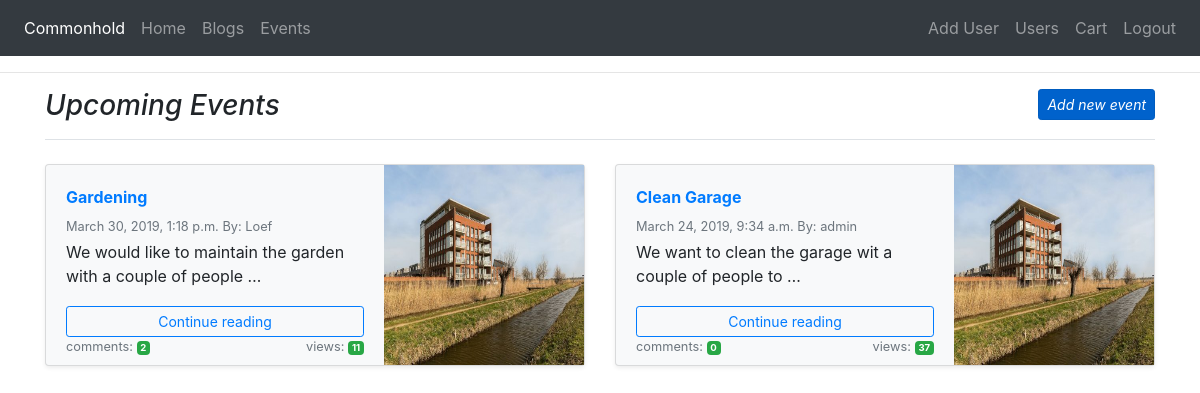
The page /events/events/ (signed in) on the database as committed earlier.
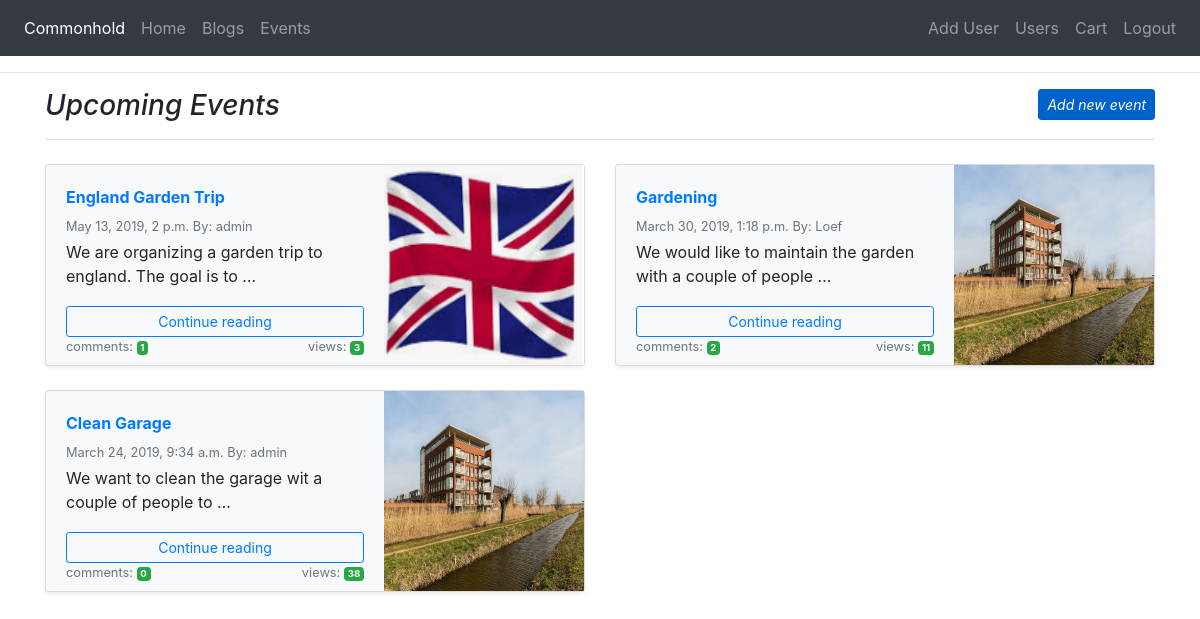
The same page on the database as committed later.
### events/models.py (models this page shows, shortened)
class Event(models.Model):
    author = models.ForeignKey(User, on_delete=models.CASCADE, related_name="event_author")
    title = models.CharField(max_length=200)
    details = models.TextField()
    location = models.CharField(max_length=200)
    views = models.IntegerField(default=0)
    price = models.DecimalField(max_digits=6, decimal_places=2)
    event_image = models.ImageField(upload_to="images", null=True, blank=True)
    scheduled_date_start = models.DateTimeField(blank=True, null=True)
    scheduled_date_end = models.DateTimeField(blank=True, null=True)
    published_date = models.DateTimeField(auto_now_add=True)

### events/views.py (the view)
@login_required
def get_events(request):
    events = Event.objects.filter(published_date__lte=timezone.now()).order_by('-published_date')
    return render(request, "eventposts.html", {'events': events})

### cart/contexts.py (called while the page is built)
def cart_contents(request):
    cart = request.session.get('cart', {})
    cart_items = []
    total = 0
    product_count = 0
    for id, quantity in cart.items():
        event = get_object_or_404(Event, pk=id)
        total += quantity * event.price
        product_count += quantity
        cart_items.append({'id':id, 'quantity': quantity, 'event': event})
    return { 'cart_items': cart_items, 'total': total,
        'product_count': product_count }

### events/templates/eventposts.html
{% extends 'base.html' %}
{% block content %}
<div class="container">
   <h3 class="pb-3 mb-4 font-italic border-bottom">
      Upcoming Events <a href="{% url 'new_event' %}" class="btn btn-primary btn-sm active floatright" role="button" aria-pressed="true">Add new event</a>
   </h3>
   <div class="row">
      {% for event in events %}
      <div class="col-md-6">
         <div class="card flex-md-row mb-4 shadow-sm h-md-250 bg-light">
            <div class="card-body d-flex flex-column less-padding-bottom">
                <strong class="d-inline-block mb-2 text-primary">{{event.title}}</strong>
                <div class="mb-1 text-muted small">{{event.scheduled_date_start}} By: {{event.author}} </div>
                <p class="card-text mb-auto">{{event.details|truncatewords:12}}</p>
                <a class="btn btn-outline-primary btn-sm" role="button" href="{% url 'event_detail' event.id %}">Continue reading</a>
                <div class="mb-1 text-muted small">
                   <span>comments: </span><span class="badge badge-success">{{ event.event_comment_id.count }}</span>
                   <span class="floatright">views: <span class="badge badge-success">{{event.views}}</span></span>
                </div>
            </div>
            <img class="card-img-right flex-auto d-none d-lg-block" alt="Thumbnail [200x250]" src="{{ MEDIA_URL }}{{ event.event_image }}" style="width: 200px; height: 200px;">
         </div>
      </div>
    {% endfor %}
   </div>
</div>
{% endblock %}

### templates/base.html (shortened to what this page needs)
{% load staticfiles %}
<!DOCTYPE html>
<html lang="en">
<head>
    <link rel="stylesheet" href="https://stackpath.bootstrapcdn.com/font-awesome/4.7.0/css/font-awesome.min.css" type="text/css" />
    <link rel="stylesheet" href="https://stackpath.bootstrapcdn.com/bootstrap/4.2.1/css/bootstrap.min.css">
    <link rel="stylesheet" href="{% static 'css/custom.css' %}">
</head>
<body>
<nav class="navbar navbar-expand-md navbar-dark bg-dark">
    <div class="navbar-collapse collapse w-100 order-1 order-md-0 dual-collapse2">
        <ul class="navbar-nav mr-auto">
            <li class="nav-item active">
                <a class="nav-link" href="#">Commonhold</a>
            </li>
            {% if user.is_authenticated %}
            <li class="nav-item">
                <a class="nav-link" href="{% url 'overview' %}">Home</a>
            </li>
            <li class="nav-item">
                <a class="nav-link" href="{% url 'get_blogs' %}">Blogs</a>
            </li>
            <li class="nav-item">
                <a class="nav-link" href="{% url 'get_events' %}">Events</a>
            </li>
            {% endif %}
        </ul>
    </div>
    <div class="navbar-collapse collapse w-100 order-3 dual-collapse2">
        <ul class="navbar-nav ml-auto">
        {% if user.is_authenticated %}
            {% if user.is_staff %}
			 <li class="nav-item">
                <a class="nav-link" href="{% url 'registration' %}">Add User</a>
            </li>
			<li class="nav-item">
                <a class="nav-link" href="{% url 'accounts' %}">Users</a>
            </li>
            {% endif %}
            <li class="nav-item">
                <a class="nav-link" href="{% url 'view_cart' %}">Cart</a>
            </li>
            <li class="nav-item">
                <a class="nav-link" href="{% url 'logout' %}">Logout</a>
            </li>
        {% else %}
            <li class="nav-item">
                <a class="nav-link" href="{% url 'SignIn' %}">SignIn</a>
            </li>
        {% endif %}
        </ul>
    </div>
</nav>
<hr>
{% block content %}
{% endblock %}
</body>
</html>

### static/css/custom.css (style rules this page uses)
.less-padding-bottom { padding-bottom: 4px !important }
.floatright { float: right !important }

Rows that differ between the two databases and show on the page:
added Event: title "England Garden Trip", scheduled_date_start "May 13, 2019, 2 p.m.", author "admin", details "We are organizing a garden trip to england. The goal is to …", event_comment_id.count "1", views "3", event_image (picture)
changed Event "Clean Garage": views "37" → "38"
